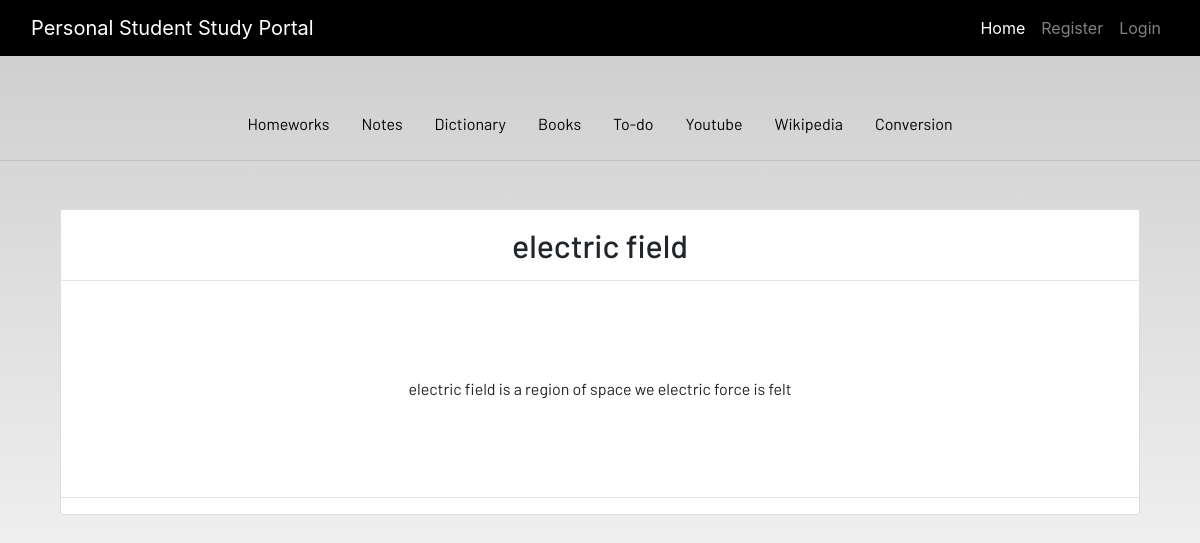
Screenshot of /notes_detail/1 with the database file from the repository.
### portal/models.py (models this page shows, shortened)
class Notes(models.Model):
    user = models.ForeignKey(User,on_delete=models.CASCADE)
    title =models.CharField(max_length=200)
    description = models.TextField()
    class Meta:
        verbose_name = 'notes'
        verbose_name_plural = 'notes'

### portal/views.py (the view)
# urls.py: path('notes_detail/<int:pk>',views.NotesDetailView.as_view(template_name = 'notes_detail.html'),name='notes_detail'),
class NotesDetailView(DetailView):
    model = Notes

### portal/templates/notes_detail.html
{% extends 'base.html' %}
{% load static %}
{% block content %}
<ul class="nav justify-content-center">
    <li class="nav-item">
        <a href="{% url 'homework' %}" class="nav-link">Homeworks</a>
    </li>
    <li class="nav-item">
        <a href="{% url 'notes' %}" class="nav-link">Notes</a>
    </li>
    <li class="nav-item">
        <a href="{% url 'dictionary' %}" class="nav-link">Dictionary</a>
    </li>
    <li class="nav-item">
        <a href="{% url 'books' %}" class="nav-link">Books</a>
    </li>
    <li class="nav-item">
        <a href="{% url 'todo' %}" class="nav-link">To-do</a>
    </li>
    <li class="nav-item">
        <a href="{% url 'youtube' %}" class="nav-link">Youtube</a>
    </li>
    <li class="nav-item">
        <a href="{% url 'wikipedia' %}" class="nav-link">Wikipedia</a>
    </li>
    <li class="nav-item">
        <a href="{% url 'conversion' %}" class="nav-link">Conversion</a>
    </li>
</ul>
<hr>
<section class='text-center container'>
    <div class="container">
        <div class="content-section p-0 mt-5">
            <div class="m-3">
                <h2>{{notes.title}}</h2>
            </div>
            <hr class="p-0 m-0">
            <p class="description m-5 p-5">
                {{notes.description}}
            </p>
            <hr>
        </div>
    </div>
</section>
{% endblock content %}

### portal/static/css/main.css (style rules this page uses)
html { scroll-behavior: smooth; height: 100%; width: 100%; }
a { text-decoration: none !important; color: black; }
html, body { max-width: 100%; overflow-x: hidden; height: 100%; width: 100%; background-repeat: repeat-y; }
body { background: linear-gradient(rgba(0, 0, 0, 0.2), rgba(255, 255, 255, 0.5)); overflow-x: hidden; background-repeat: no-repeat; }
.content-section { background: #ffffff; padding: 10px 20px; border: 1px solid #dddddd; border-radius: 3px; margin-bottom: 20px; }

### rows the page displays
Notes: title "electric field", description "electric field is a region of space we electric force is felt"
